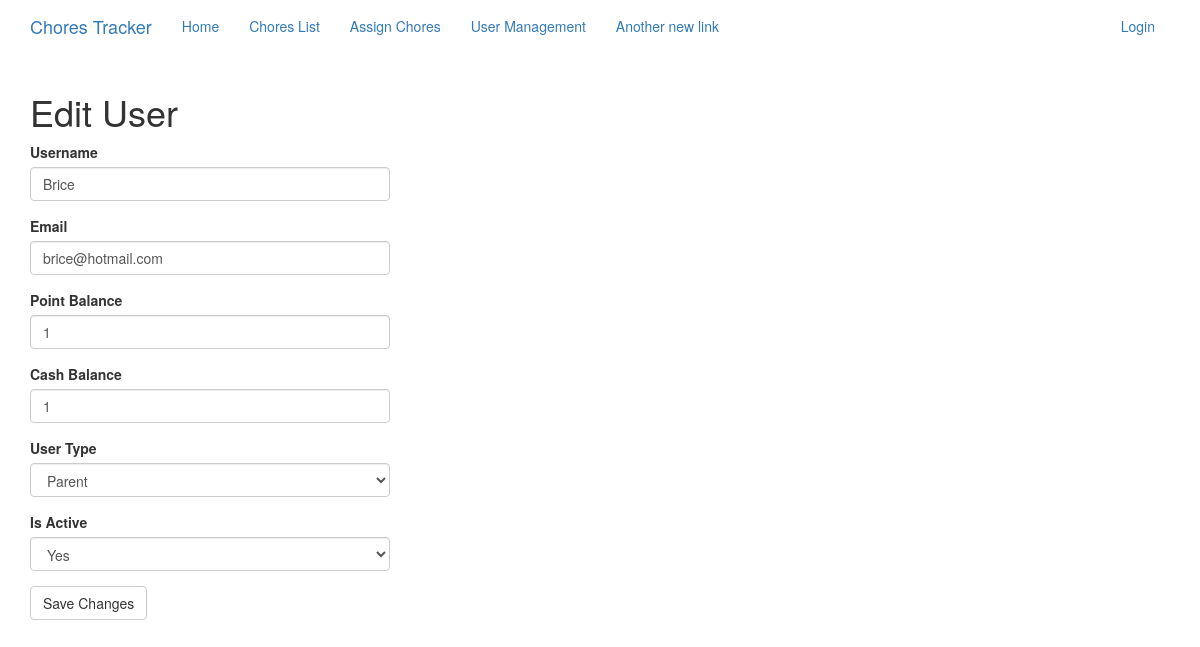
Page /users/1/edit on the committed database.
### app/models.py (models this page shows, shortened)
class User(UserMixin, db.Model):
    id = db.Column(db.Integer, primary_key=True)
    username = db.Column(db.String(64), index=True, unique=True)
    email = db.Column(db.String(120), index=True, unique=True)
    password_hash = db.Column(db.String(128))
    user_type = db.Column(db.String(20))  # Parent, Child, Friend
    point_balance = db.Column(db.Integer, default=0)
    cash_balance = db.Column(db.Integer, default=0)
    assigned_chores = db.relationship('ChoreAssignments', backref='assigned_to')
    created_chores = db.relationship('ChoreList', backref='created_by')
    is_active = db.Column(db.String(3), default='Yes')

### app/routes.py (the view, shortened to what this page needs)
@app.route('/users/<id>/edit', methods=['GET', 'POST'])  # TODO finish this. add form, save changes etc
def user_edit(id=None):
    user = User.query.filter_by(id=id).first()
    form = EditUserForm(obj=user)
    print(form.errors)
    return render_template('edit_user.html', title='User Management', form=form)

### app/forms.py
class EditUserForm(FlaskForm):
    username = StringField('Username', validators=[DataRequired()])
    email = StringField('Email', validators=[DataRequired(), Email()])
    point_balance = IntegerField('Point Balance', validators=[DataRequired()])
    cash_balance = IntegerField('Cash Balance', validators=[DataRequired()])
    user_type = SelectField('User Type', validators=[DataRequired()], choices=['Parent', 'Child', 'Friend'])
    is_active = SelectField('Is Active', validators=[DataRequired()], choices=['Yes', 'No'])
    submit = SubmitField('Save Changes')

### app/templates/edit_user.html
{% extends 'base.html' %}
{% import 'bootstrap/wtf.html' as wtf %}
{% block app_content %}
    <h1>Edit User</h1>
    <div class="row">
        <div class="col-md-4">
            {{ wtf.quick_form(form) }}
        </div>
    </div>
{% endblock %}

### rows in the picture
User: username "Brice", email "brice@hotmail.com", point_balance "1", cash_balance "1", user_type "Parent", is_active "Yes"
